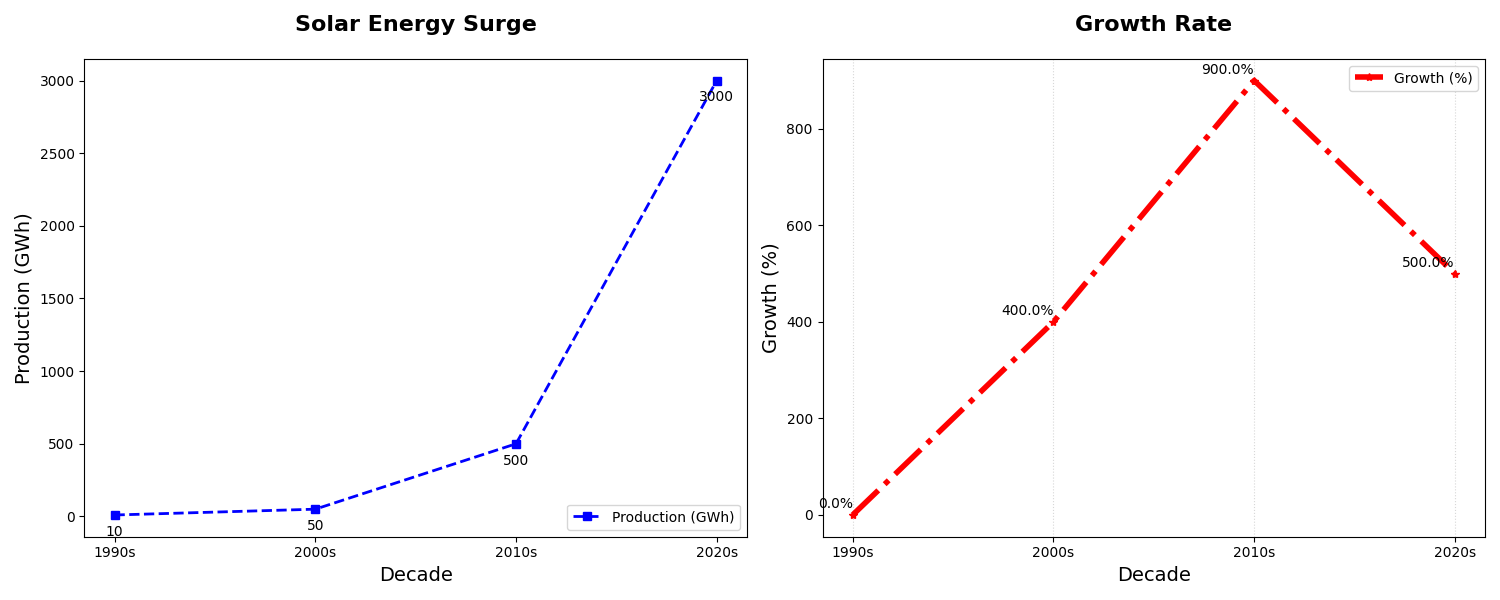

Source code (Python):
import matplotlib.pyplot as plt
import numpy as np

decades = ['1990s', '2000s', '2010s', '2020s']
solar_production = np.array([10, 50, 500, 3000])

def calculate_growth(data):
    growth = []
    for i in range(1, len(data)):
        growth.append((data[i] - data[i-1]) / data[i-1] * 100)
    growth.insert(0, 0)
    return growth

growth_rates = calculate_growth(solar_production)

fig, axs = plt.subplots(1, 2, figsize=(15, 6))

# Ax0 with altered styles
axs[0].plot(decades, solar_production, marker='s', linestyle='--', linewidth=2, color='blue', label='Production (GWh)')
axs[0].set_title("Solar Energy Surge", fontsize=16, fontweight='bold', pad=20)
axs[0].set_xlabel("Decade", fontsize=14)
axs[0].set_ylabel("Production (GWh)", fontsize=14)
axs[0].legend(loc='lower right')
axs[0].yaxis.grid(False)  # Removed grid from the first plot

for i, value in enumerate(solar_production):
    axs[0].annotate(f'{value}', (decades[i], solar_production[i]), 
                    textcoords="offset points", xytext=(0, -15), ha='center')

# Ax1 with altered styles
axs[1].plot(decades, growth_rates, marker='*', linestyle='-.', linewidth=4, color='red', label='Growth (%)')
axs[1].set_title("Growth Rate", fontsize=16, fontweight='bold', pad=20)
axs[1].set_xlabel("Decade", fontsize=14)
axs[1].set_ylabel("Growth (%)", fontsize=14)
axs[1].legend(loc='upper right')
axs[1].xaxis.grid(True, linestyle=':', alpha=0.5)  # Changed grid lines on the x-axis

for i, value in enumerate(growth_rates):
    axs[1].annotate(f'{value:.1f}%', (decades[i], growth_rates[i]), 
                    textcoords="offset points", xytext=(0, 5), ha='right')

plt.tight_layout()
plt.show()
